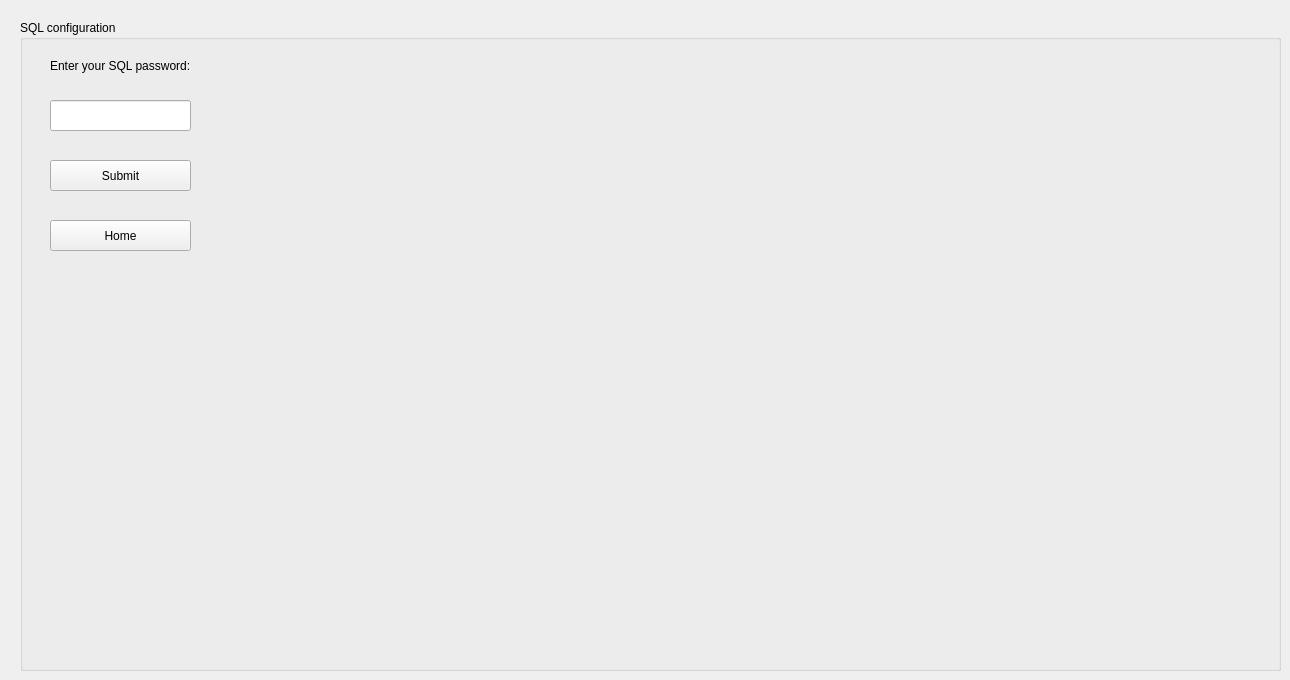
    <widget class="QWidget" name="tab_19">
     <attribute name="title">
      <string>SQL Config</string>
     </attribute>
     <widget class="QGroupBox" name="groupBox_27">
      <property name="geometry">
       <rect>
        <x>20</x>
        <y>20</y>
        <width>1261</width>
        <height>651</height>
       </rect>
      </property>
      <property name="title">
       <string>SQL configuration</string>
      </property>
      <widget class="QPushButton" name="pushButton_68">
       <property name="geometry">
        <rect>
         <x>30</x>
         <y>140</y>
         <width>141</width>
         <height>31</height>
        </rect>
       </property>
       <property name="text">
        <string>Submit</string>
       </property>
      </widget>
      <widget class="QLabel" name="label_134">
       <property name="geometry">
        <rect>
         <x>30</x>
         <y>30</y>
         <width>141</width>
         <height>31</height>
        </rect>
       </property>
       <property name="text">
        <string>Enter your SQL password:</string>
       </property>
      </widget>
      <widget class="QLineEdit" name="lineEdit_25">
       <property name="geometry">
        <rect>
         <x>30</x>
         <y>80</y>
         <width>141</width>
         <height>31</height>
        </rect>
       </property>
       <property name="echoMode">
        <enum>QLineEdit::Password</enum>
       </property>
      </widget>
      <widget class="QPushButton" name="pushButton_69">
       <property name="geometry">
        <rect>
         <x>30</x>
         <y>200</y>
         <width>141</width>
         <height>31</height>
        </rect>
       </property>
       <property name="text">
        <string>Home</string>
       </property>
      </widget>
     </widget>
    </widget>
